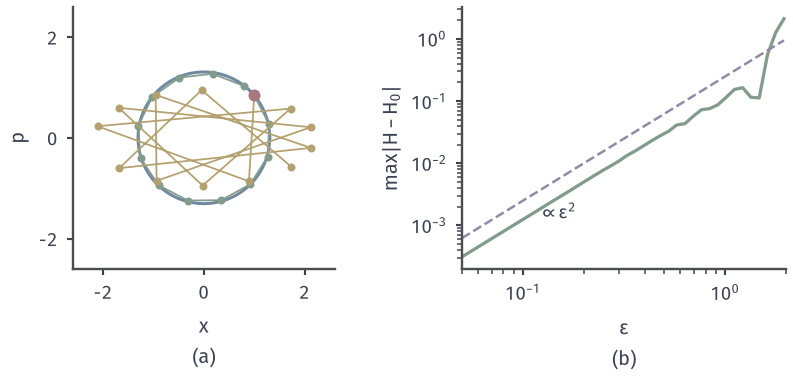

Python code for this plot:
from pathlib import Path
import sys
ROOT = next(p for p in Path(__file__).resolve().parents if (p/"build.sh").is_file() and (p/"tex/book.tex").is_file())
sys.path.insert(0, str(ROOT/"figures/07-probability/08-sampling-and-integration/matplotlib/sgen-common"))
from sgen_common import *
from statistics import NormalDist
# Target: leapfrog for U(x) = x^2/2 (standard normal target), H = x^2/2 + p^2/2, start (x, p) = (1, Phi^{-1}(0.8)).
# (a) exact orbit (blue circle) and 12 leapfrog steps with eps = 0.5 (green) and eps = 1.8 (yellow).
# (b) max |H - H_0| along a trajectory of length about 3 (L = round(3/eps)) against eps; purple reference slope eps^2.
x0, p0 = 1.0, NormalDist().inv_cdf(.8)
def lf(x, p, eps, L):
    P = [(x, p)]
    for _ in range(L):
        p = p-eps/2*x; x = x+eps*p; p = p-eps/2*x; P.append((x, p))
    return np.array(P)
H = lambda P: .5*P[:, 0]**2+.5*P[:, 1]**2
fig, (A, B) = figure(width_mm=112, height_mm=54, ncols=2)
style(A); style(B)
r = math.sqrt(x0**2+p0**2); th = np.linspace(0, 2*np.pi, 300)
A.plot(r*np.cos(th), r*np.sin(th), color=BLUE, lw=1.2)
for eps, col in ((.5, GREEN), (1.8, YELLOW)):
    P = lf(x0, p0, eps, 12)
    A.plot(P[:, 0], P[:, 1], '-o', ms=2.2, lw=.7, color=col)
A.plot([x0], [p0], 'o', ms=3.8, color=RED, zorder=6)
A.set_aspect('equal'); A.set_xlim(-2.6, 2.6); A.set_ylim(-2.6, 2.6); A.set_xticks([-2, 0, 2]); A.set_yticks([-2, 0, 2])
A.set_ylabel('$p$'); sub(A, 'a', '$x$')
E = np.geomspace(.05, 1.95, 40); err = []
for eps in E:
    P = lf(x0, p0, eps, max(1, round(3/eps))); err.append(np.max(np.abs(H(P)-H(P[:1]))))
B.loglog(E, err, color=GREEN, lw=1.3)
B.loglog(E, .25*E**2, color=PURPLE, lw=1.0, ls='--')
B.text(.12, .25*.12**2*0.35, r'$\propto\varepsilon^2$', fontsize=7.5, color=INK)
B.set_xlim(.05, 2); B.set_ylabel(r'$\max|H-H_0|$'); sub(B, 'b', r'$\varepsilon$')
P2 = lf(x0, p0, .5, 2)
save(fig, HERE(__file__), 'figure', {'two_steps_eps_0.5': P2.tolist(), 'dH': float(H(P2)[-1]-H(P2)[0])})
print(P2, H(P2)[-1]-H(P2)[0])
